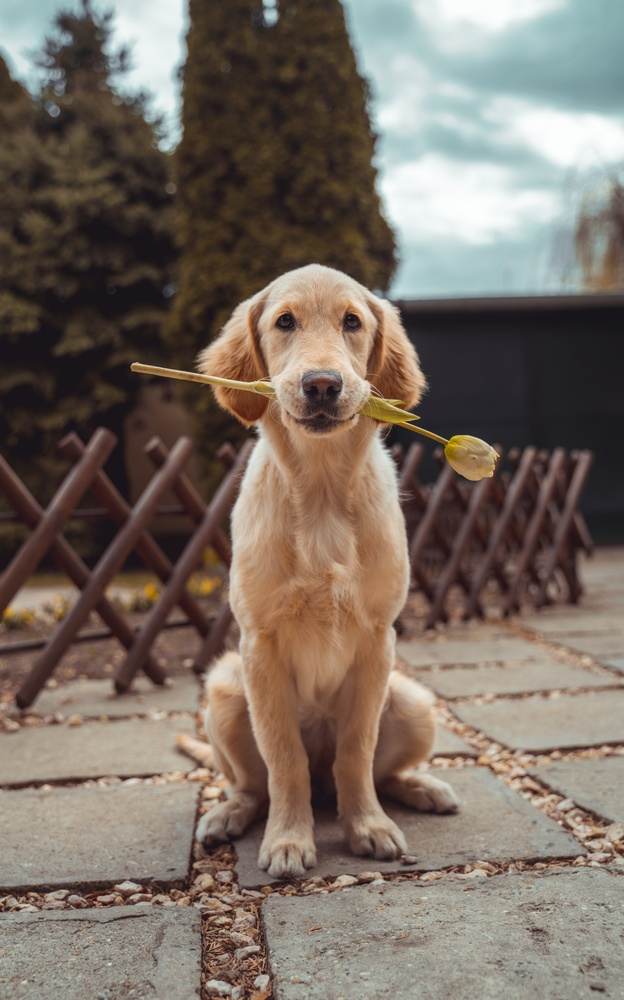
#> input picture img/img1.jpg, 624 x 1000 px, shrunk from 3742 x 6000 before the run
$ python main.py
#> lines starting #> are read from the running program, lines starting #| are printed output that depends on the picture
import cv2
from matplotlib import pyplot as plt

imagem1 = cv2.imread('img/img1.jpg', 0)  # Carrega a imagem 1 em escala de cinza
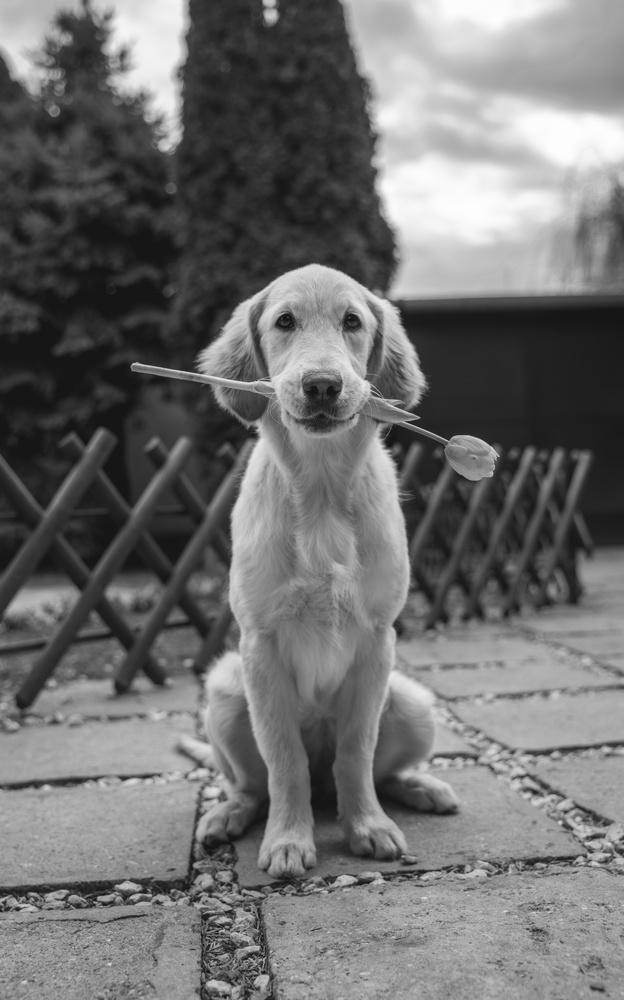
#> imagem1: shape (1000, 624); min 12, max 254, mean 112.1
imagem2 = cv2.imread('img/img7.jpg', 0)  # Carrega a imagem 2 em escala de cinza
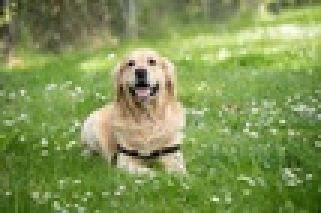
#> input picture img/img7.jpg, 107 x 71 px, shrunk from 640 x 427 before the run (shown 3 times larger)
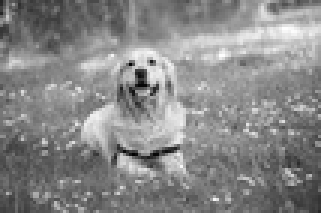
#> imagem2: shape (71, 107) (shown 3 times larger); min 0, max 254, mean 135.7

orb = cv2.ORB_create()

kp1, des1 = orb.detectAndCompute(imagem1, None)
#> kp1 = 500 keypoints; strongest (x, y, size): (398, 305, 111.1), (132, 364, 31), (258, 947, 31), (98, 897, 31)
kp2, des2 = orb.detectAndCompute(imagem2, None)
#> kp2 = 25 keypoints; strongest (x, y, size): (47, 31, 31), (40, 31, 31), (53, 33, 31), (63, 39, 31)

bf = cv2.BFMatcher(cv2.NORM_HAMMING, crossCheck=True)

matches = bf.match(des1, des2)
#> matches = 18 matches

matches = sorted(matches, key=lambda x: x.distance)

limite_distancia = 50  # Valor arbitrário, você pode ajustá-lo conforme necessário

melhores_correspondencias = [match for match in matches if match.distance < limite_distancia]
#> melhores_correspondencias = []

porcentagem_correspondencias = len(melhores_correspondencias) / len(matches) * 100
#> porcentagem_correspondencias = 0

if porcentagem_correspondencias >= 6 :  # Valor arbitrário, você pode ajustá-lo conforme necessário
    print("As imagens mostram o mesmo animal.")
else:
    print("As imagens mostram animais diferentes.")
